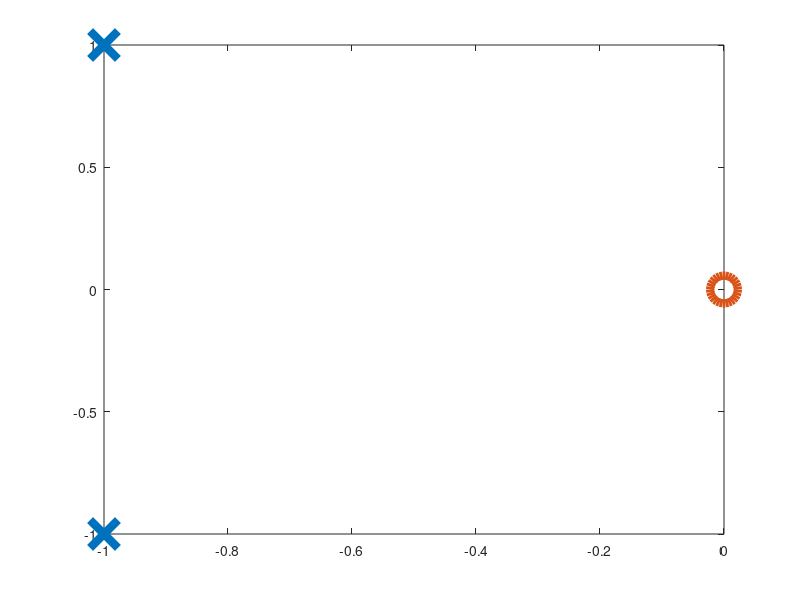

This chart was generated by the following MATLAB code: (Note: this script raises an error after producing the figure.)
A = [0, 1; 0, 0];
B = [0;    1];
C = [1,    0];


% Subproblem 2 - want to place the poles to -1 \pm j.
K = place( A,  B,  [ -1+1i, -1-1i ] );            % result is K = [2,2];

% Subproblem 3 - the problem  becomes how to place A-LC of the observer dynamics
% Placing poles of A - LC is same with A^T - C^TL^T

L = place( A', C', [ -3+3i, -3-3i ] );            % result is L = [6,18]';
L = L';                                           % Just matching the shape

% (Case 2) Using Observer Dynamics.
A2 = [ A - B *K, B*K; zeros( 2, 2 ), A-L*C ]; 
B2 = [ B; zeros( 2,1 ) ];
C2 = [0, 1, 0, 0];

[num, den] = ss2tf( A2, B2, C2, 0 )
[P, Z] = pzmap( tf( num, den) );

plot( real( P ), imag( P ), 'x', 'markersize', 20, 'linewidth', 6 )
hold on
plot( real( Z ), imag( Z ), 'o', 'markersize', 20, 'linewidth', 6 )
xline( 0, 'linewidth', 3 );
yline( 0, 'linewidth', 3 );
xlabel( 'Real' ); ylabel( 'Imag' )
set( gca, 'xlim', [-4, 1], 'ylim', [-4, 4] )

mySaveFig( gcf, 'fig0' )
%%
% sys2 = ss( A2, B2, C2, 0 ); 
% [y,t,x] = initial( sys2, [ 0, 1, 1, 0.1] )
% 
% f = figure( ); a = axes( 'parent', f );
% p2 = plot( t, x(:,2)+x(:,4), '-', 'parent', a );
% hold on
% p2 = plot( t, x(:,2), '-', 'parent', a );
% title( 'Angular velocity \omega' )
% xlabel( 'Time (sec)' )
% ylabel( '$\omega$, $$\hat{\omega}$$ (rad/s)', 'interpreter', 'latex' )
% legend( {'$$\omega$$', '$$\hat{\omega}$$'}, 'Interpreter', 'Latex' )
% 
%  mySaveFig( f, 'fig1' )
% 
% f = figure( ); a = axes( 'parent', f );
% p2 = plot( t, x(:,1)+x(:,3), '-', 'parent', a );
% hold on
% p2 = plot( t, x(:,1), '-', 'parent', a );
% title( 'Angular Displacement \theta' )
% xlabel( 'Time (sec)' )
% ylabel( '$\theta$, $$\hat{\theta}$$ (rad)', 'interpreter', 'latex' )
% legend( {'$$\theta$$', '$$\hat{\theta}$$'}, 'Interpreter', 'Latex' )
% 
% mySaveFig( f, 'fig2' )